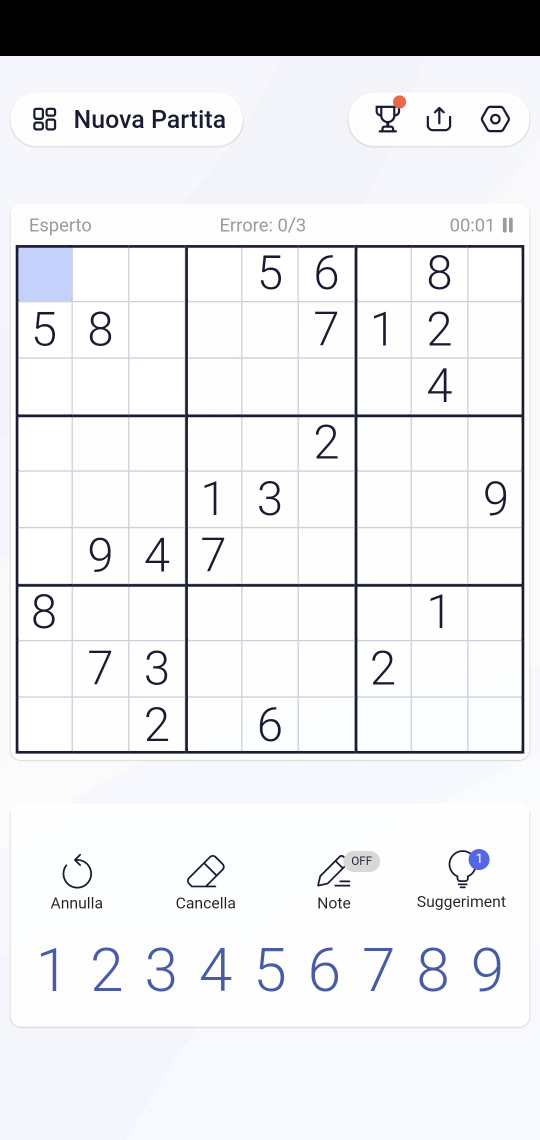
#> input picture screen.png, 1080 x 2280 px (shown at 1/2 size)
$ python gridId.py
#> lines starting #> are read from the running program, lines starting #| are printed output that depends on the picture; after the words box and inside, x2 and y2 are one past the last pixel; in counts of white or black regions, pixels touching at a corner belong together
#> further down, img is the input picture: shape (2280, 1080, 3); mean B, G, R 233.8, 230.9, 230.4
# Author: Luca Onesto

import numpy as np
import cv2
import math
import matplotlib.pyplot as plt

def print_img(img,msg):
    print(msg)
    cv2.imshow('Image',img)
    cv2.waitKey()
    cv2.destroyAllWindows()

def img_resize(img,resize_factor):
#> called with resize_factor = 40
    if resize_factor <= 0 or resize_factor >= 100:
        return(img)
    else:
        width = int(img.shape[1] * (100-resize_factor) / 100)
#> width = 648
        height = int(img.shape[0] *(100-resize_factor) / 100)
#> height = 1368
        dim = (width, height)
#> dim = (648, 1368)
        # resize image
        resized_img = cv2.resize(img, dim)
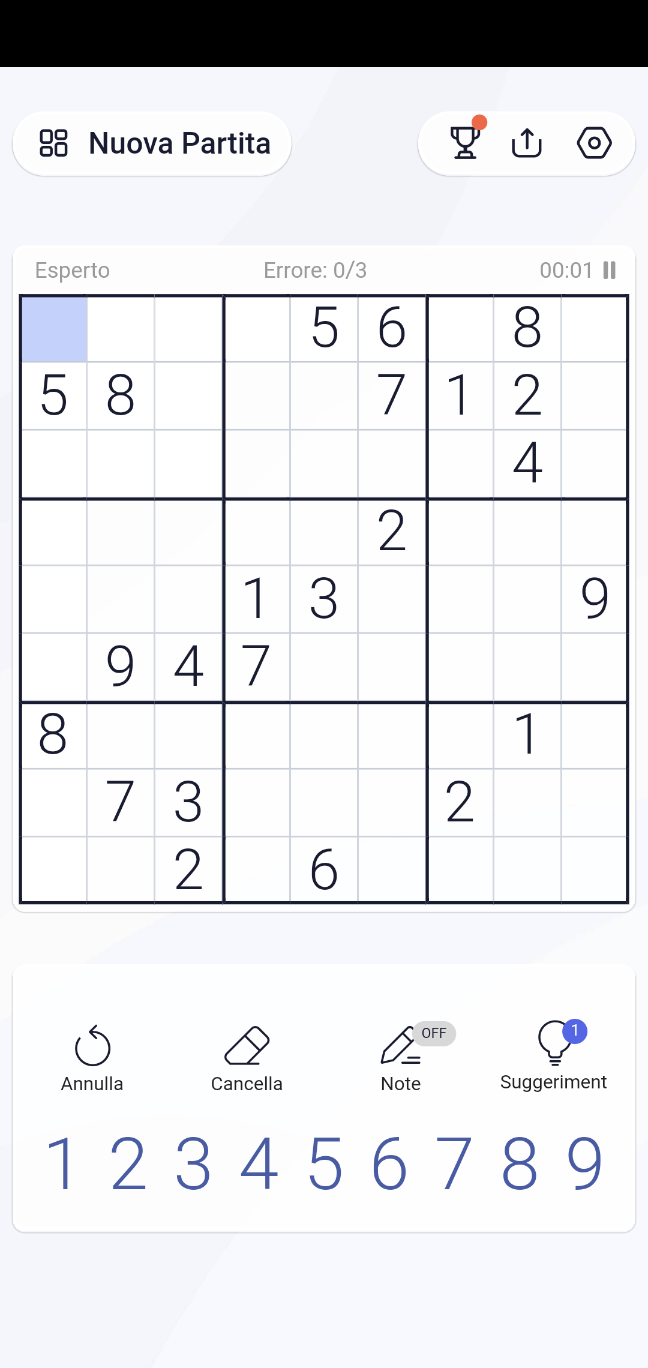
#> resized_img: shape (1368, 648, 3); mean B, G, R 233.9, 231, 230.4
        return(resized_img)


#import image through opencv
img = cv2.imread('screen.png')

# print_img(img,'Showing original image..')

#resize image
resized_img = img_resize(img,40)
# print_img(resized_img,'Showing resized image..')

#grayscale image
gray_img = cv2.cvtColor(resized_img,cv2.COLOR_BGR2GRAY)
# print_img(gray_img,'Grayscale image..')

#edge detection
edges_img = cv2.Canny(gray_img,30,100)
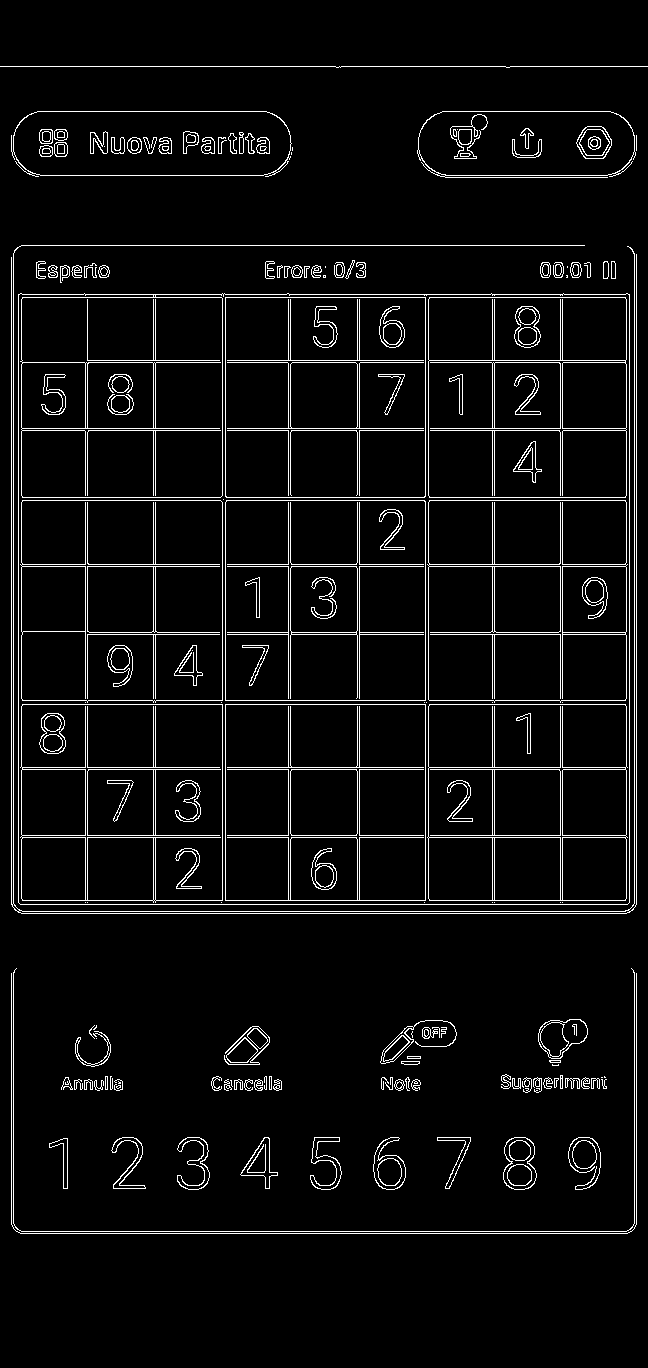
#> edges_img: shape (1368, 648); 5.1% white in thin lines or dots, all inside (x1, y1, x2, y2) = (0, 66, 648, 1234)
print_img(edges_img,'Edges image..Type Enter to Continue')

#hough transmorm
lines = cv2.HoughLines(edges_img,1,np.pi/18,150)
#> lines = 53 rows, first 8: [13, 0], [634, 0], [636, 0], [11, 0], [66, 1.57], [562, 0], [560, 0], [18, 0]

line_color = (0,255,0)

# Draw the lines
if lines is not None:
    for i in range(0, len(lines)):
        rho = lines[i][0][0]
        theta = lines[i][0][1]
        a = math.cos(theta)
        b = math.sin(theta)
        x0 = a * rho
        y0 = b * rho
        pt1 = (int(x0 + 1000*(-b)), int(y0 + 1000*(a)))
        pt2 = (int(x0 - 1000*(-b)), int(y0 - 1000*(a)))
        cv2.line(resized_img, pt1, pt2, line_color)
#> this loop made 53 passes
#> (rho, theta, a, b, x0, y0, pt1, pt2) on passes 1 to 10: (13, 0, 1, 0, 13, 0, (13, 1000), (13, -1000)), (634, 0, 1, 0, 634, 0, (634, 1000), (634, -1000)), (636, 0, 1, 0, 636, 0, (636, 1000), (636, -1000)), (11, 0, 1, 0, 11, 0, (11, 1000), (11, -1000)), (66, 1.57, 7.55e-08, 1, 4.98e-06, 66, (-999, 66), (1000, 65)), (562, 0, 1, 0, 562, 0, (562, 1000), (562, -1000)), (560, 0, 1, 0, 560, 0, (560, 1000), (560, -1000)), (18, 0, 1, 0, 18, 0, (18, 1000), (18, -1000)), (629, 0, 1, 0, 629, 0, (629, 1000), (629, -1000)), (225, 0, 1, 0, 225, 0, (225, 1000), (225, -1000))
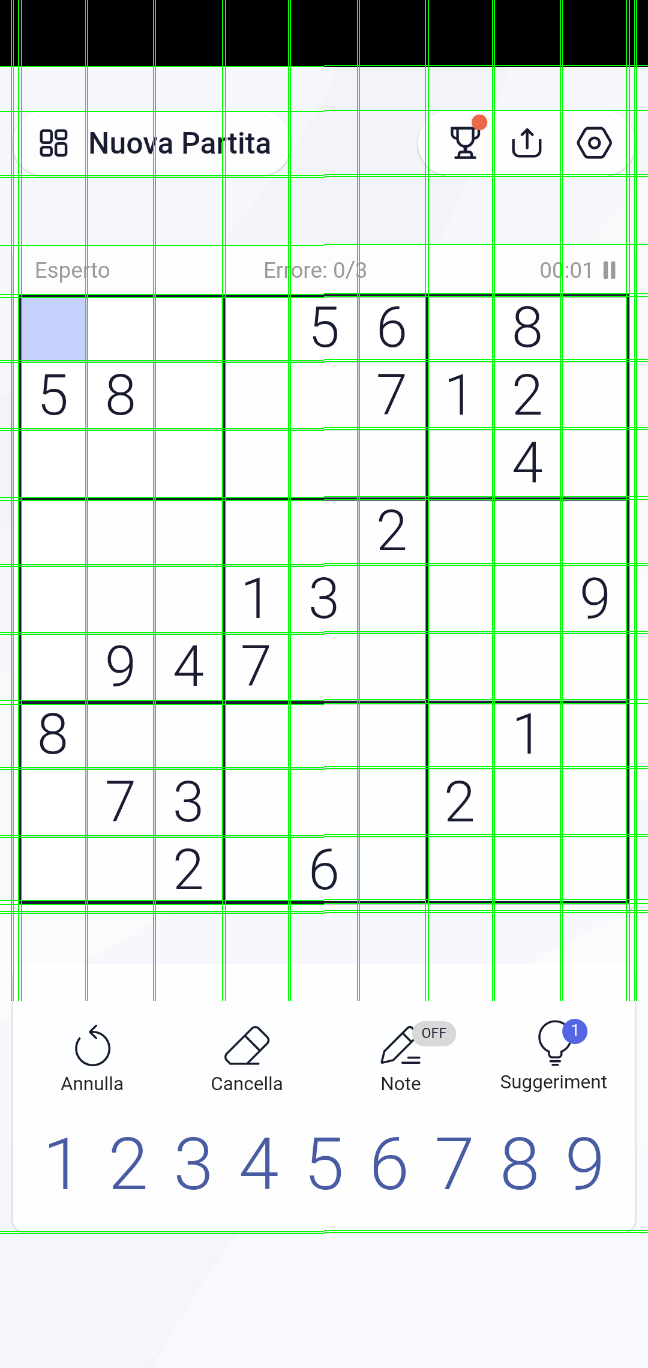
#> resized_img: shape (1368, 648, 3); 4.76% of pixels changed, all inside (x1, y1, x2, y2) = (0, 0, 648, 1234)

#printing and saving the last image
imgplot = plt.imshow(resized_img)
plt.show()
cv2.imwrite('detected_grid.png',resized_img)
